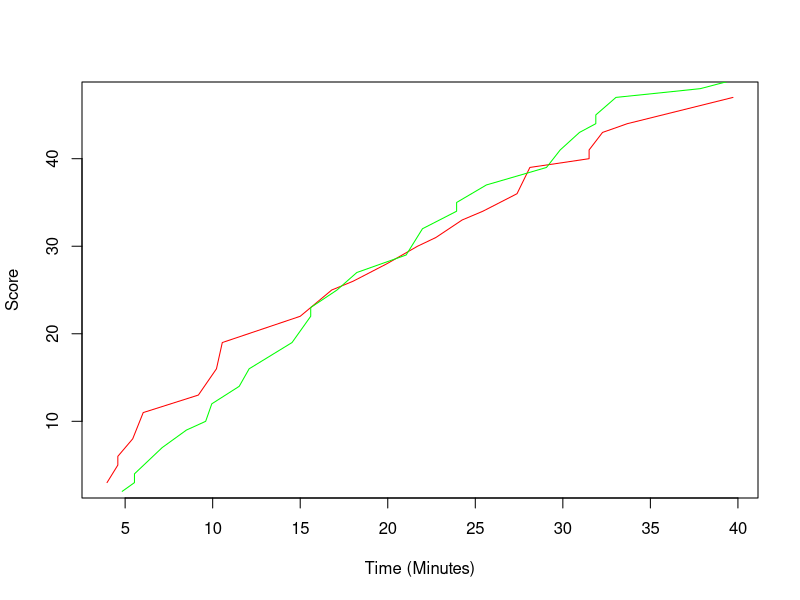

Here is the R script that generated this plot:
# Question 1

UW <- read.table("UWvMSU_1-22-13.txt", header=TRUE)

UWscores <- UW[UW$team=="UW",]
Mscores <- UW[UW$team=="MSU",]
UWscores$cumuscore1 <- cumsum(UWscores$score)
Mscores$cumuscore2 <- cumsum(Mscores$score)

plot(UWscores$time, UWscores$cumuscore1, type="l", col="red", ylab="Score", xlab="Time (Minutes)")+
  lines(Mscores$time, Mscores$cumuscore2, col="green")

# Question 2

num<-sample(1:100, size = 1)
cat("I'm thinking of a number from 1-100...")

for(i in 1:10){
  rand<-num
  g <- readline(prompt = "guess:" )
  if(g<rand){
    cat("higher")
  }else if(g>rand){
    cat("lower")
  }else {
    cat("Correct!")
  }
}
